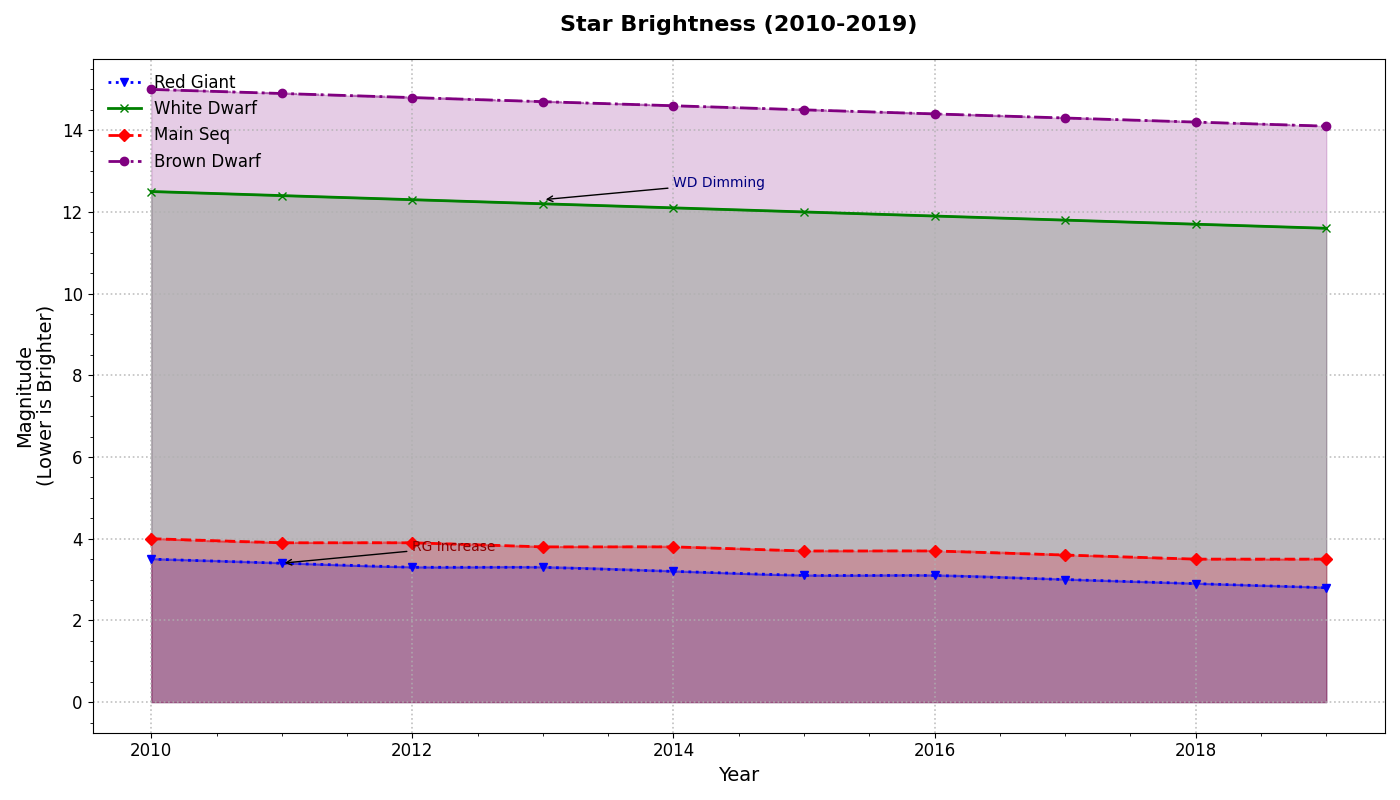

Write the Python code that produced this figure.
import matplotlib.pyplot as plt
import numpy as np
from scipy.interpolate import make_interp_spline

years = np.arange(2010, 2020)
red_giant_magnitudes = np.array([3.5, 3.4, 3.3, 3.3, 3.2, 3.1, 3.1, 3.0, 2.9, 2.8])
white_dwarf_magnitudes = np.array([12.5, 12.4, 12.3, 12.2, 12.1, 12.0, 11.9, 11.8, 11.7, 11.6])
main_sequence_magnitudes = np.array([4.0, 3.9, 3.9, 3.8, 3.8, 3.7, 3.7, 3.6, 3.5, 3.5])
brown_dwarf_magnitudes = np.array([15.0, 14.9, 14.8, 14.7, 14.6, 14.5, 14.4, 14.3, 14.2, 14.1])

fig, ax = plt.subplots(figsize=(14, 8))

ax.plot(years, red_giant_magnitudes, label='Red Giant', color='blue', marker='v', linestyle=':', linewidth=2)
ax.plot(years, white_dwarf_magnitudes, label='White Dwarf', color='green', marker='x', linestyle='-', linewidth=2)
ax.plot(years, main_sequence_magnitudes, label='Main Seq', color='red', marker='D', linestyle='--', linewidth=2)
ax.plot(years, brown_dwarf_magnitudes, label='Brown Dwarf', color='purple', marker='o', linestyle='-.', linewidth=2)

ax.fill_between(years, red_giant_magnitudes, color='blue', alpha=0.2)
ax.fill_between(years, white_dwarf_magnitudes, color='green', alpha=0.2)
ax.fill_between(years, main_sequence_magnitudes, color='red', alpha=0.2)
ax.fill_between(years, brown_dwarf_magnitudes, color='purple', alpha=0.2)

def smooth_trendline(x, y):
    spline = make_interp_spline(x, y, k=2)
    x_range = np.linspace(min(x), max(x), 300)
    smooth_y = spline(x_range)
    return x_range, smooth_y

rg_x, rg_smooth = smooth_trendline(years, red_giant_magnitudes)
wd_x, wd_smooth = smooth_trendline(years, white_dwarf_magnitudes)
ms_x, ms_smooth = smooth_trendline(years, main_sequence_magnitudes)
bd_x, bd_smooth = smooth_trendline(years, brown_dwarf_magnitudes)

ax.plot(rg_x, rg_smooth, color='blue', linestyle='-', alpha=0.5)
ax.plot(wd_x, wd_smooth, color='green', linestyle='-', alpha=0.5)
ax.plot(ms_x, ms_smooth, color='red', linestyle='--', alpha=0.5)
ax.plot(bd_x, bd_smooth, color='purple', linestyle='-.', alpha=0.5)

ax.set_title('Star Brightness (2010-2019)', fontsize=16, fontweight='bold', pad=20)
ax.set_xlabel('Year', fontsize=14)
ax.set_ylabel('Magnitude\n(Lower is Brighter)', fontsize=14)

ax.grid(True, which='major', linestyle=':', linewidth=1.2, alpha=0.8)
ax.minorticks_on()
ax.tick_params(axis='both', which='major', labelsize=12)
ax.legend(loc='upper left', fontsize=12, frameon=False)

ax.annotate('RG Increase', xy=(2011, 3.4), xytext=(2012, 3.7),
            arrowprops=dict(facecolor='black', arrowstyle='->'), fontsize=10, color='darkred')
ax.annotate('WD Dimming', xy=(2013, 12.3), xytext=(2014, 12.6),
            arrowprops=dict(facecolor='black', arrowstyle='->'), fontsize=10, color='navy')

plt.tight_layout()
plt.show()
